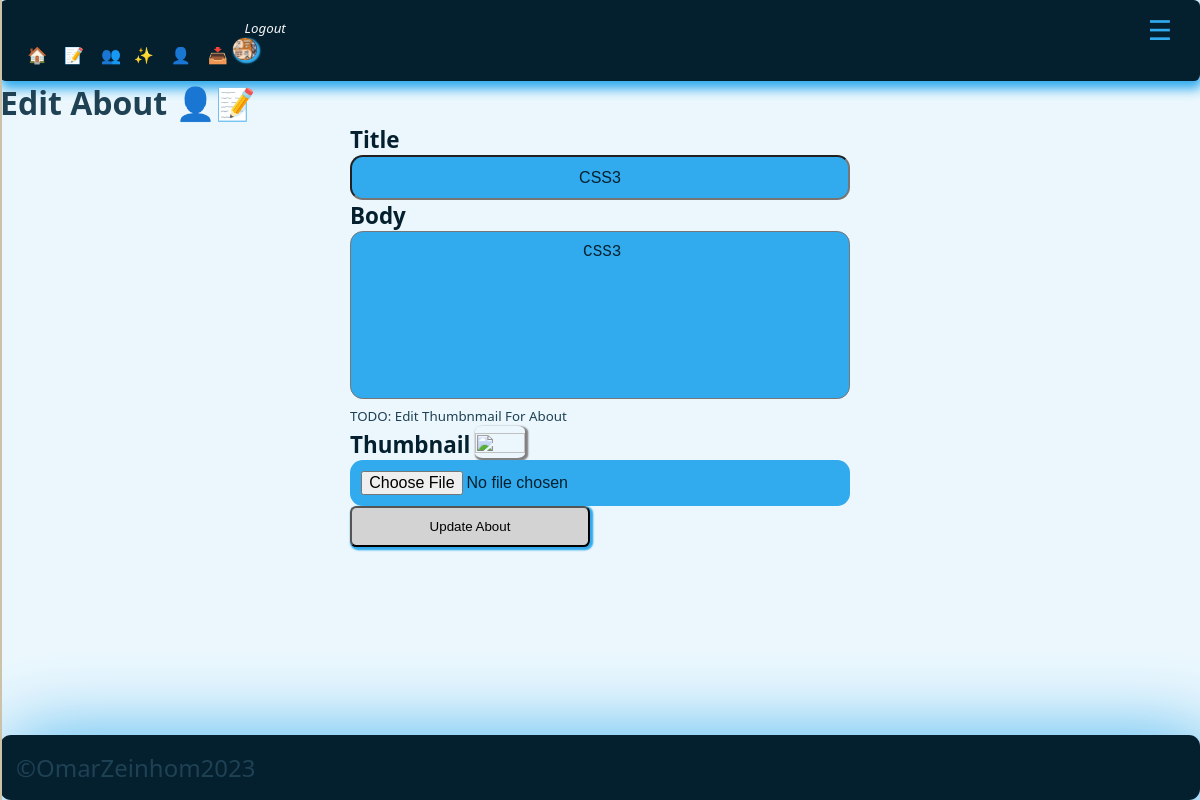
Screenshot of /adminpanel/edit_about.php?id=1 (signed in) with the database file from the repository.
### tables this page shows
CREATE TABLE `users` (
  `id` int(11) UNSIGNED NOT NULL,
  `firstname` varchar(50) NOT NULL,
  `lastname` varchar(50) NOT NULL,
  `username` varchar(50) NOT NULL,
  `email` varchar(100) NOT NULL,
  `password` varchar(255) NOT NULL,
  `avatar` varchar(255) NOT NULL,
  `is_admin` tinyint(1) NOT NULL
);

CREATE TABLE `abouts` (
  `id` int(8) UNSIGNED NOT NULL,
  `about_title` varchar(255) NOT NULL,
  `about_body` text NOT NULL,
  `about_thumbnail` varchar(255) NOT NULL
);

### adminpanel/edit_about.php (the view, shortened to what this page needs)
<?php
$page__title = 'Edit About 👤📝';
include('./partials/sidenav/sidenav.php');
?>
<h1><?php echo $page__title; ?></h1>
<?php
if (isset($_GET['id'])) {
    $id = filter_var($_GET['id'], FILTER_SANITIZE_NUMBER_INT);
    $query = "SELECT * FROM abouts WHERE id=$id";
    $result = mysqli_query($connect__db, $query);
    $about = mysqli_fetch_assoc($result);
} else {
    header('location:' . ADMIN_URL . 'manage_abouts.php');
    die("");
}; ?>
<section style="overflow: x-auto; margin: auto; max-width: 500px; width:100%; height:100%;">
    <form class="app__form-section" action="<?= HOME_URL ?>edit_about-logic.php" method="POST" enctype="multipart/form-data">
        <div class="app__inputs-wrap">
            <label class="app__inputs-label" for="title">Title</label>
            <input name="about_title" class="app__input" type="text" id="firstName" value="<?= $about['about_title'] ?>" placeholder="Enter About Title here..." />
        </div>
        <div class="app__inputs-wrap">
            <label class="app__inputs-label" for="body">Body</label>
            <textarea name="about_body" class="app__input" style="resize:none; " rows="8" value="<?= $about['about_body'] ?>" placeholder="test">
                <?= $about['about_body'] ?>
                </textarea>
        </div>
        <small>TODO: Edit Thumbnmail For About</small>
        <div class="app__inputs-wrap">
            <label class="app__inputs-label" for="title">Thumbnail</label>
            <img src="<?= ROOT_URL . 'images/' . $post['thumbnail'] ?>" class="app__thumbnail-avatar" />
            <input name="about_thumbnail" class="app__input" type="file" id="aboutThumbnail" placeholder="Enter About Thumbnail here." />
        </div>
        <button name="submit__editabout" type="submit" class="btn">Update About</button>
    </form>
</section>
<?php
include('./partials/footer/footer.php');
?>

### adminpanel/partials/nav/nav.php (shortened to what this page needs)
<?php
include('./partials/header/header.php');
if (isset($_SESSION['user-id'])) {
    $id = filter_var($_SESSION['user-id'], FILTER_SANITIZE_NUMBER_INT);
    $query = "SELECT avatar from users WHERE id=$id";
    $result = mysqli_query($connect__db, $query);
    $avatar = mysqli_fetch_assoc($result);
}
?>
<div class="app__sidenav-closed">
    <li class='app__sidenav-item'><a href="<?= ADMIN_URL ?>dashboard.php" class="app__sidenav-itemLink"> 🏠</a></li>
    <li class='app__sidenav-item'><a href="<?= ADMIN_URL ?>manage_posts.php" class="app__sidenav-itemLink">📝</a>
    </li>
    <?php
    if (isset($_SESSION['user_is_admin'])) : ?>
    <li class='app__sidenav-item'><a href="<?= ADMIN_URL ?>manage_users.php" class="app__sidenav-itemLink">👥</a>
    <li class='app__sidenav-item'><a href="<?= ADMIN_URL  ?>manage_categories.php" class="app__sidenav-itemLink">✨</a>
    </li>
    <li class='app__sidenav-item'><a href="<?= ADMIN_URL  ?>manage_abouts.php" class="app__sidenav-itemLink"> 👤</a>
    </li>
    <li class='app__sidenav-item'><a href="<?= ADMIN_URL  ?>manage_downloads.php" class="app__sidenav-itemLink">📥</a>
    </li>
    <?php endif; ?>
    <?php if (isset($_SESSION['user-id'])) : ?>
    <li class='app__sidenav-item'>
        <a href="<?= ROOT_URL ?>logout.php" class="app__sidenav-itemLink"><small>
                <i> Logout</i>
            </small>
            <img alt="avatar" class="app__admin__nav-avatar" loading="lazy"
                src="<?= ROOT_URL . 'images/' . $avatar['avatar'] ?>" />
        </a>
    </li>
    <?php else : ?>
    <li class='app__sidenav-item'><a href="<?= ROOT_URL ?>login.php" class="app__sidenav-itemLink">🚪</a>
    </li>
    <?php endif; ?>
</div>

### global/styles/css/adminstyles.css (style rules this page uses)
.app__admin__nav-avatar { border-radius: 90%; max-width: 1.5rem; max-height: 1.4rem; width: 100%; height: 100%; -o-object-fit: cover; object-fit: cover; background-color: black; box-shadow: 0.1rem 0.1rem 0.1rem 0.1rem var(--color-primary); }
.app__sidenav-closed { top: 0; background-color: var(--color-blackpearl); padding: 1rem 1rem 1rem 1rem; box-shadow: 0.1rem 0.4rem 0.7rem 0.1rem var(--color-primary); width: 100%; max-width: 100%; border-radius: 0.4rem; height: 100%; }
.app__sidenav-item { display: inline-block; }
.app__sidenav-itemLink { text-decoration: none; transition: 0.3s all ease-in-out; color: whitesmoke; padding: 0.1rem 0.1rem 0.3rem 0.7rem; transition: 0.3s ease-in-out; }
* { box-sizing: border-box; }
.btn { border-radius: 0.4rem; padding: 0.7rem 1rem 0.7rem 1rem; width: 100%; max-width: 15rem; max-height: 7rem; min-height: 2rem; min-width: 2rem; box-shadow: 0.1rem 0.1rem 0.1rem 0.1rem var(--color-primary); background: var(--color-lightest-gray); transition: var(--transition-fast); }
.app__inputs-label { font-size: 1.4rem; font-weight: 700; color: var(--color-blackpearl); }
.app__input { background-color: var(--color-primary); color: var(--color-blackpearl); font-size: 1rem; width: 100%; text-align: center; transition: 0.7s ease-in-out; padding: 0.7rem; border-radius: 0.8rem; }
.app__thumbnail-avatar { max-width: 50px; max-height: 50px; width: 100%; height: 100%; padding-top: 0.4rem; border-radius: 15%; -o-object-fit: cover; object-fit: cover; box-shadow: 0.1rem 0.1rem 0.1rem 0.1rem gray; }
:root { --color-primary: #31abed; --color-alternative: #08405e; --color-primary-dark: #1e4154; --color-bgprimary: #053d57; --color-bgwhitefoam: #ecf7fd; --color-blackpearl: #04202f; --color-tiber: #052638; --color-tarawera: #08405e; --color-greenblue: #0e6da0; --color-cerulean: #1499e1; --color-pictonblue: #31abed; --color-malibu: #72c6f3; --color-sail: #b4e0f8; --color-selago: #f6fbfe; --color-black: black; --color-medium-gray: #7d8184; --color-dark-gray: #5e6164; --color-darkest-gray: #111111; --color-light-gray: #a9a9a9; --color-lightest-gray: #d3d3d3; --color-dark-pearl: #00070e; --color-dark-navyblue: #00162a; --color-white: #ffffff; --color-red: #a80101; --color-dark-red: #700000; --transition-slow: all 3s ease-in-out; --transition-medium: all 1.5s ease-in-out; --transition-fast: all 0.3s ease-in-out; }
* { margin: auto; }
html { height: 100%; width: 100%; }
body { background-color: var(--color-bgwhitefoam); color: var(--color-primary-dark); font-family: system-ui, -apple-system, BlinkMacSystemFont, "Segoe UI", Roboto, Oxygen, Ubuntu, Cantarell, "Open Sans", "Helvetica Neue", sans-serif; width: 100%; }
section { height: 100%; max-height: 100vh; width: 100%; }
a { color: #ffffff; }

### rows the page displays
users: avatar (picture)
abouts: about_title "CSS3", about_body "CSS3"

### other values shown
$page__title "Edit About 👤📝"
